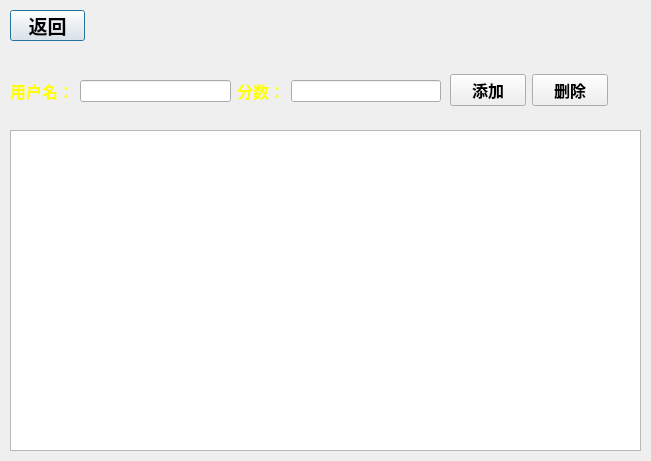
<?xml version="1.0" encoding="UTF-8"?>
<ui version="4.0">
 <class>TopDialog</class>
 <widget class="QDialog" name="TopDialog">
  <property name="geometry">
   <rect>
    <x>0</x>
    <y>0</y>
    <width>651</width>
    <height>461</height>
   </rect>
  </property>
  <property name="windowTitle">
   <string>Dialog</string>
  </property>
  <widget class="QLabel" name="label_background">
   <property name="geometry">
    <rect>
     <x>0</x>
     <y>0</y>
     <width>651</width>
     <height>461</height>
    </rect>
   </property>
   <property name="autoFillBackground">
    <bool>true</bool>
   </property>
   <property name="text">
    <string/>
   </property>
   <property name="pixmap">
    <pixmap resource="source.qrc">:/images/bg.png</pixmap>
   </property>
  </widget>
  <widget class="QListWidget" name="listWidget">
   <property name="geometry">
    <rect>
     <x>10</x>
     <y>130</y>
     <width>631</width>
     <height>321</height>
    </rect>
   </property>
  </widget>
  <widget class="QPushButton" name="pushButton">
   <property name="geometry">
    <rect>
     <x>10</x>
     <y>10</y>
     <width>75</width>
     <height>31</height>
    </rect>
   </property>
   <property name="font">
    <font>
     <family>Agency FB</family>
     <pointsize>14</pointsize>
     <weight>75</weight>
     <bold>true</bold>
    </font>
   </property>
   <property name="text">
    <string>返回</string>
   </property>
  </widget>
  <widget class="QWidget" name="layoutWidget">
   <property name="geometry">
    <rect>
     <x>450</x>
     <y>70</y>
     <width>158</width>
     <height>41</height>
    </rect>
   </property>
   <layout class="QHBoxLayout" name="horizontalLayout">
    <item>
     <widget class="QPushButton" name="pushButton_insert">
      <property name="font">
       <font>
        <family>Agency FB</family>
        <pointsize>12</pointsize>
        <weight>75</weight>
        <bold>true</bold>
       </font>
      </property>
      <property name="text">
       <string>添加</string>
      </property>
     </widget>
    </item>
    <item>
     <widget class="QPushButton" name="pushButton_delete">
      <property name="font">
       <font>
        <family>Agency FB</family>
        <pointsize>12</pointsize>
        <weight>75</weight>
        <bold>true</bold>
       </font>
      </property>
      <property name="text">
       <string>删除</string>
      </property>
     </widget>
    </item>
   </layout>
  </widget>
  <widget class="QWidget" name="layoutWidget">
   <property name="geometry">
    <rect>
     <x>10</x>
     <y>80</y>
     <width>431</width>
     <height>22</height>
    </rect>
   </property>
   <layout class="QHBoxLayout" name="horizontalLayout_2">
    <item>
     <widget class="QLabel" name="label">
      <property name="font">
       <font>
        <family>Agency FB</family>
        <pointsize>12</pointsize>
        <weight>75</weight>
        <bold>true</bold>
       </font>
      </property>
      <property name="styleSheet">
       <string notr="true">color: rgb(255, 255, 0);</string>
      </property>
      <property name="text">
       <string>用户名：</string>
      </property>
     </widget>
    </item>
    <item>
     <widget class="QLineEdit" name="lineEdit"/>
    </item>
    <item>
     <widget class="QLabel" name="label_2">
      <property name="font">
       <font>
        <family>Agency FB</family>
        <pointsize>12</pointsize>
        <weight>75</weight>
        <bold>true</bold>
       </font>
      </property>
      <property name="styleSheet">
       <string notr="true">color: rgb(255, 255, 0);</string>
      </property>
      <property name="text">
       <string>分数：</string>
      </property>
     </widget>
    </item>
    <item>
     <widget class="QLineEdit" name="lineEdit_2"/>
    </item>
   </layout>
  </widget>
 </widget>
 <resources>
  <include location="source.qrc"/>
 </resources>
 <connections/>
</ui>
